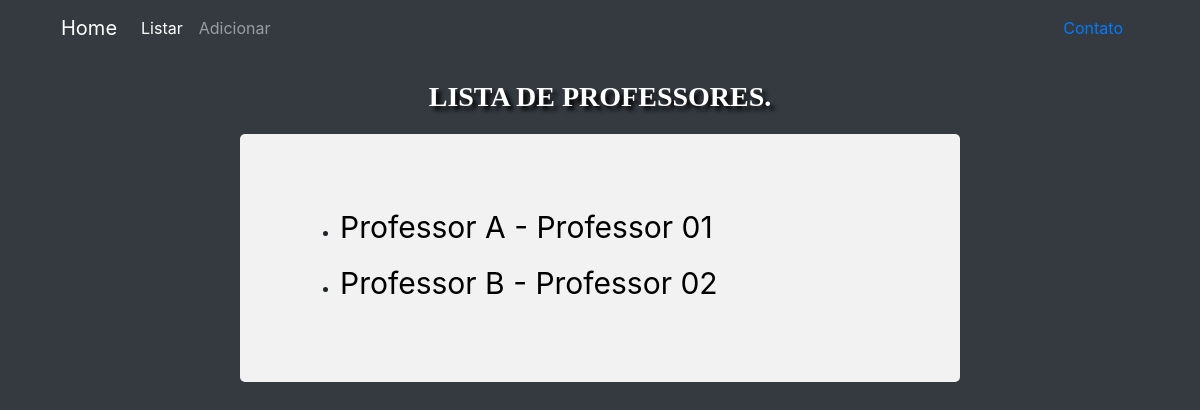
The app's page /lista/, older data.
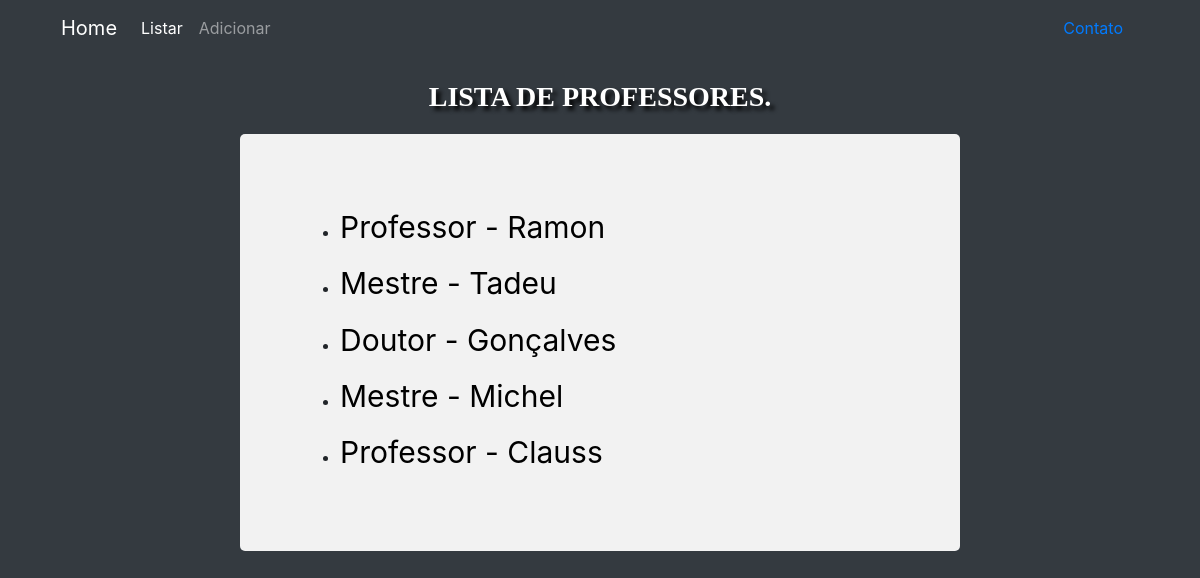
The same page, newer data.
### portalProfessor/models.py (models this page shows)
class Professor(models.Model):
    matricula = models.CharField(max_length=100)
    nome = models.CharField(max_length=100)
    endereco = models.CharField(max_length=100)
    telefone = models.CharField(max_length=100)
    titulacao = models.CharField(max_length=100)

### portalProfessor/views.py (the view)
# urls.py: path('lista/', views.lista),
def lista(request):
    lista_itens = Professor.objects.all()
    return render(request, 'lista.html', {'lista_itens': lista_itens})

### portalProfessor/templates/lista.html (shortened to what this page needs)
{% extends 'base.html' %}
{% block content%}
{% load static %}
<div class="container">
    <nav class="navbar navbar-expand-lg navbar-dark bg-dark">
        <a class="navbar-brand" href="/">Home</a>
        <div class="collapse navbar-collapse" id="navbarTogglerDemo02">
          <ul class="navbar-nav mr-auto mt-2 mt-lg-0">
            <li class="nav-item active">
              <a class="nav-link" href="/lista/">Listar <span class="sr-only">(current)</span></a>
            </li>
            <li class="nav-item">
              <a class="nav-link" href="/adiciona/">Adicionar</a>
            </li>
          </ul>
          <div class="form-inline my-2 my-lg-0">
            <a class="nav-link" href="/contato/">Contato</a>
          </div>
        </div>
    </nav>
</div>
<div id="tituloPaginas">
  <p>LISTA DE PROFESSORES.</p>
</div>
<div class="containerListaProfessores">
  <ul>
    {% for item in lista_itens %}
    <li id="lista">
      <a href="/item/{{ item.id }}" id="listaProfessores">
        {{item.titulacao}} - {{item.nome}}
      </a>
    </li>
    {% empty %}
      <div id="tituloSemProfessor">
        <p>SEM PROFESSORES CADASTRADOS.</p>
      </div>
    {% endfor %}
  </ul>
</div>
{% endblock %}

### portalProfessor/templates/base.html (shortened to what this page needs)
<!DOCTYPE html>
<html lang="pt-br">
<head>
    {% block header %}
        {% load static %}
        <link href="{% static "css/styles.css" %}" rel="stylesheet">
        <link href="{% static  "css/bootstrap.min.css" %}" rel="stylesheet">
    {% endblock %}
</head>
<body id="body">
    {% block content %}{% endblock %}
</body>
</html>

### portalProfessor/static/css/styles.css (style rules this page uses)
#body { background-color: #343a40; }
#tituloPaginas { margin-top: 20px; font-size: 28px; color: white; text-shadow: 4px 4px 4px black; font-family:'Times New Roman'; font-weight: bold; text-align: center; }
.containerListaProfessores { border-radius: 5px; background-color: #f2f2f2; padding: 5%; margin-left: 20%; margin-right: 20%; margin-bottom: 20%; height: 50%; float: center; }
#listaProfessores { font-size: 30px; color: black; }
#lista { padding-top: 2%; }

Row changes from the older to the newer data that the page shows:
removed Professor: titulacao "Professor A", nome "Professor 01"
removed Professor: titulacao "Professor B", nome "Professor 02"
added Professor: titulacao "Professor", nome "Ramon"
added Professor: titulacao "Mestre", nome "Tadeu"
added Professor: titulacao "Doutor", nome "Gonçalves"
added Professor: titulacao "Mestre", nome "Michel"
added Professor: titulacao "Professor", nome "Clauss"
